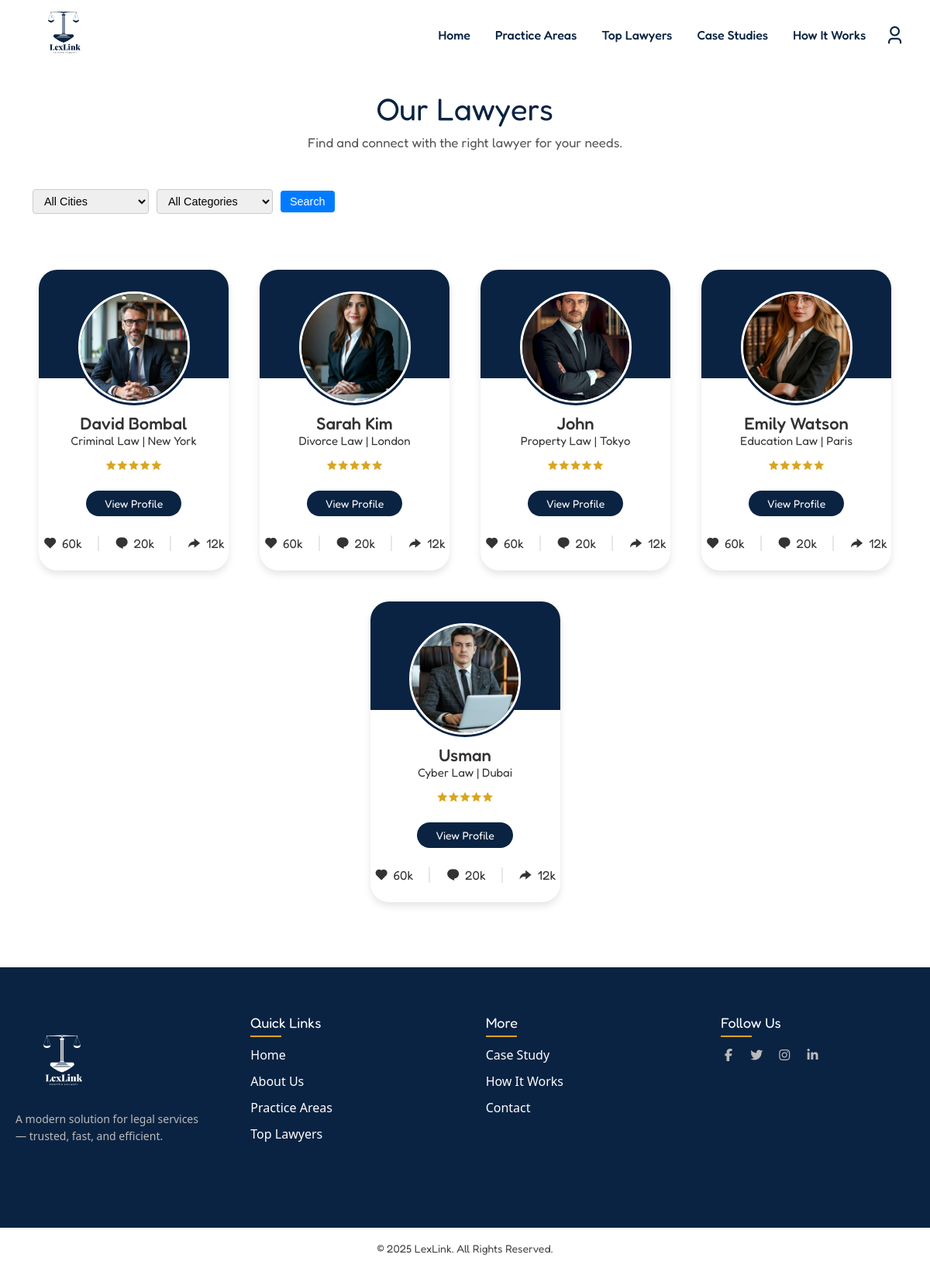
/lawyers.php (signed in), run on the app's committed database.
### tables this page shows
CREATE TABLE `lawyers` (
  `lawyer_id` int(10) UNSIGNED NOT NULL,
  `lawyer_name` varchar(255) NOT NULL,
  `lawyer_email` varchar(255) NOT NULL,
  `lawyer_password` varchar(255) NOT NULL,
  `lawyer_picture` varchar(255) DEFAULT NULL,
  `lawyer_document` varchar(255) DEFAULT NULL,
  `lawyer_category` int(11) DEFAULT NULL,
  `lawyer_city` int(11) DEFAULT NULL,
  `role` varchar(100) NOT NULL DEFAULT 'lawyer',
  `lawyer_status` enum('pending','active') DEFAULT 'pending',
  `is_lawyer_promoted` tinyint(1) DEFAULT 0,
  `created_at` timestamp NOT NULL DEFAULT current_timestamp(),
  `updated_at` timestamp NOT NULL DEFAULT current_timestamp() ON UPDATE current_timestamp()
);

CREATE TABLE `categories` (
  `category_id` int(11) NOT NULL,
  `category_name` varchar(100) DEFAULT NULL
);

CREATE TABLE `cities` (
  `city_id` int(11) NOT NULL,
  `city_name` varchar(255) DEFAULT NULL
);

### lawyers.php (the view, shortened to what this page needs)
<?php
include_once("includes/layouts/header.php");
include_once("includes/config/config.php");
?>
<?php
$getLawyers = "
    SELECT lawyers.*, categories.category_name, cities.city_name
    FROM lawyers
    INNER JOIN categories ON lawyers.lawyer_category = categories.category_id
    INNER JOIN cities ON lawyers.lawyer_city = cities.city_id
    WHERE lawyers.lawyer_status = 'active'
";
$lawyerData = mysqli_query($connection, $getLawyers);
?>
<div class="hiw-heading-v2">
    <h2>Our Lawyers</h2>
    <p>Find and connect with the right lawyer for your needs.</p>
</div>
<div class="container my-4">
    <form method="GET" action="">
        <div class="search-filters">
            <select name="city">
                <option value="">All Cities</option>
            </select>
            <select name="category">
                <option value="">All Categories</option>
            </select>
            <button type="submit">Search</button>
        </div>
    </form>
</div>
<div class="container py-5">
    <div class="row g-4">
        <?php if (mysqli_num_rows($lawyerData) > 0): ?>
            <?php foreach ($lawyerData as $lawyer): ?>
                <div class="col-sm-6 col-md-4 col-lg-3">
                    <div class="profile-card">
                        <div class="image">
                            <img src="lawyer/lawyer_assets/uploads/profilepic/<?php echo $lawyer['lawyer_picture'] ?>" alt="" class="profile-img" />
                        </div>
                        <div class="text-data">
                            <span class="name"><?php echo $lawyer['lawyer_name'] ?></span>
                            <span class="job"><?php echo $lawyer['category_name'] ?> | <?php echo $lawyer['city_name'] ?></span>
                        </div>
                        <div class="media-buttons rating">
                            <i class="ri-star-fill"></i><i class="ri-star-fill"></i>
                            <i class="ri-star-fill"></i><i class="ri-star-fill"></i>
                            <i class="ri-star-fill"></i>
                        </div>
                        <div class="buttons">
                            <a href="lawyer-profile.php?ID=<?php echo $lawyer['lawyer_id'] ?>" class="button">View Profile</a>
                        </div>
                        <div class="analytics">
                            <div class="data"><i class="ri-heart-fill"></i><span class="number">60k</span></div>
                            <div class="data"><i class="ri-chat-1-fill"></i><span class="number">20k</span></div>
                            <div class="data"><i class="ri-share-forward-fill"></i><span class="number">12k</span></div>
                        </div>
                    </div>
                </div>
            <?php endforeach; ?>
        <?php else: ?>
            <div class="col-12 text-center">
                <p>No lawyers found.</p>
            </div>
        <?php endif; ?>
    </div>
</div>
<?php
include_once("includes/layouts/footer.php");
?>

### includes/layouts/header.php (shortened to what this page needs)
<!DOCTYPE html>
<html lang="en">
<head>
  <link rel="stylesheet" href="/LexLink/assets/css/remixicon.css">
  <link rel="stylesheet" href="https://cdn.jsdelivr.net/npm/swiper/swiper-bundle.min.css" />
  <link rel="stylesheet" href="https://cdnjs.cloudflare.com/ajax/libs/bootstrap/5.3.7/css/bootstrap-grid.min.css"
 />
  <link rel="stylesheet" href="https://cdnjs.cloudflare.com/ajax/libs/remixicon/4.6.0/remixicon.css" />
  <link rel="stylesheet" href="https://cdnjs.cloudflare.com/ajax/libs/font-awesome/7.0.0/css/all.min.css" />
  <link rel="stylesheet" href="/LexLink/assets/css/style.css">
  <link rel="stylesheet" href="/LexLink/assets/css/custom.css">
  <link rel="stylesheet" href="/LexLink/assets/css/swiper-bundle.min.css">
  <link rel="stylesheet" href="/LexLink/assets/css/responsive.css">
</head>
<body>
  <div class="header">
    <nav>
      <div class="logo">
        <a href="/LexLink/index.php">
          <img src="/LexLink/assets/images/logos/logoNavy.png" alt="" width="100px" height="100px">
        </a>
      </div>
      <div class="nav-right">
        <ul class="nav-links">
          <li><a href="/LexLink/index.php#Home">Home</a></li>
          <li><a href="/LexLink/index.php#Practice-Areas">Practice Areas</a></li>
          <li><a href="/LexLink/index.php#Top-Lawyers">Top Lawyers</a></li>
          <li><a href="/LexLink/index.php#Case-Studies">Case Studies</a></li>
          <li><a href="/LexLink/index.php#How-It-Works">How It Works</a></li>
        </ul>
        <div class="right-icons">
          <div class="login-container" onclick="toggleDropdown(event)">
            <i class="ri-user-3-line login-icon"></i>
          </div>
        </div>
      </div>
    </nav>
  </div>

### includes/layouts/footer.php (shortened to what this page needs)
<footer class="main-footer">
  <div class="footer-container">
    <div class="footer-row">
      <div class="footer-col">
        <img src="/LexLink/assets/images/logos/logoWhite.png" alt="" width="120px" height="120px">
        <p>A modern solution for legal services — trusted, fast, and efficient.</p>
      </div>
      <div class="footer-col">
        <h4>Quick Links</h4>
        <ul>
          <li><a href="#">Home</a></li>
          <li><a href="#">About Us</a></li>
          <li><a href="#Practice-Areas">Practice Areas</a></li>
          <li><a href="#Top-Lawyers">Top Lawyers</a></li>
        </ul>
      </div>
      <div class="footer-col">
        <h4>More</h4>
        <ul>
          <li><a href="#Case-Studies">Case Study</a></li>
          <li><a href="#How-It-Works">How It Works</a></li>
          <li><a href="#Contact">Contact</a></li>
        </ul>
      </div>
      <div class="footer-col">
        <h4>Follow Us</h4>
        <div class="footer-socials">
          <a href="#"><i class="fab fa-facebook-f"></i></a>
          <a href="#"><i class="fab fa-twitter"></i></a>
          <a href="#"><i class="fab fa-instagram"></i></a>
          <a href="#"><i class="fab fa-linkedin-in"></i></a>
        </div>
      </div>
    </div>
  </div>
</footer>
<div class="footer-bottom">
  <p>&copy; 2025 LexLink. All Rights Reserved.</p>
</div>
</body>
</html>

### assets/css/style.css (style rules this page uses)
p { margin-bottom: 1rem; }

### data on the page
lawyers: lawyer_picture (picture), lawyer_name "David Bombal", lawyer_category.category_name "Criminal Law", lawyer_city.city_name "New York"
lawyers: lawyer_picture (picture), lawyer_name "Sarah Kim", lawyer_category.category_name "Divorce Law", lawyer_city.city_name "London"
lawyers: lawyer_picture (picture), lawyer_name "John", lawyer_category.category_name "Property Law", lawyer_city.city_name "Tokyo"
lawyers: lawyer_picture (picture), lawyer_name "Emily Watson", lawyer_category.category_name "Education Law", lawyer_city.city_name "Paris"
lawyers: lawyer_picture (picture), lawyer_name "Usman", lawyer_category.category_name "Cyber Law", lawyer_city.city_name "Dubai"
